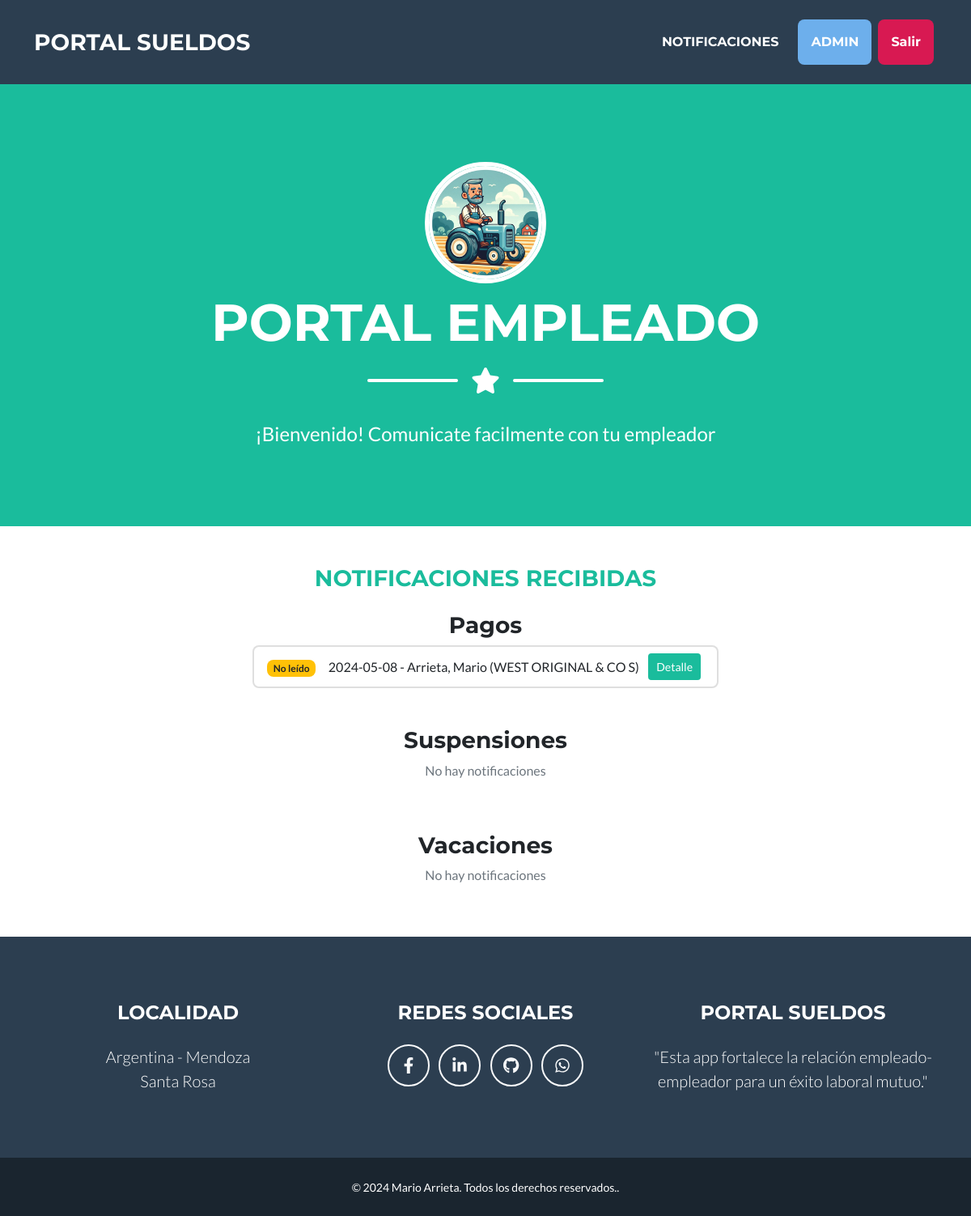
The page /empleado/inicio/ (signed in) on the database as committed earlier.
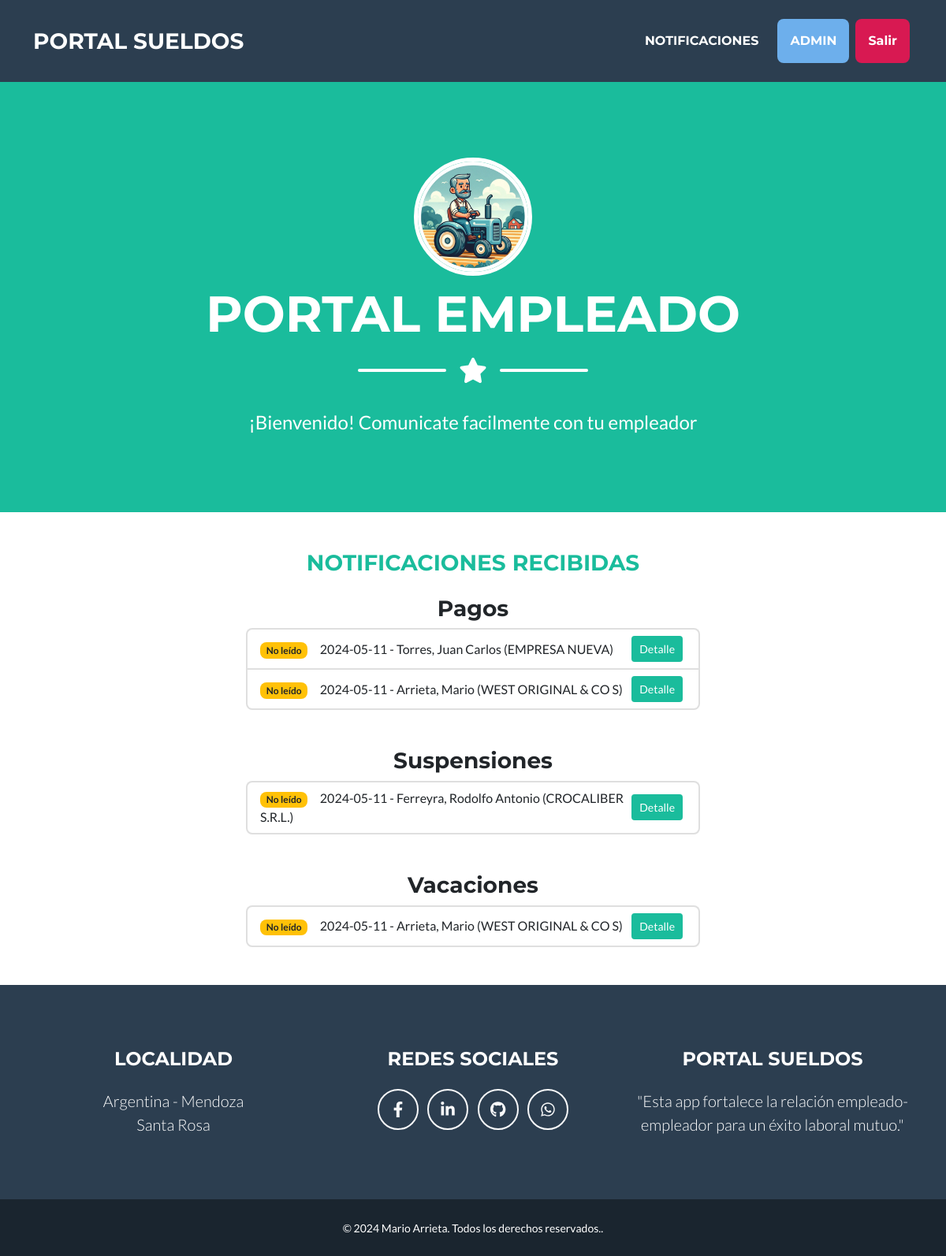
The same page on the database as committed later.
### empleador/models.py (models this page shows, shortened)
class Pagos (models.Model):
    empleado = models.ForeignKey (Empleado, on_delete=models.CASCADE, verbose_name= "Empleado")
    fecha_notificacion = models.DateField(auto_now=True, verbose_name="Fecha de Notificación", editable=False)
    fecha_pago = models.DateField(verbose_name="Fecha de Pago")
    importe = models.PositiveIntegerField(verbose_name="Importe")
    liquidacion = models.CharField(max_length=20, choices=liquidacion, verbose_name= "Liquidación")
    meses = models.CharField(max_length=10, choices=meses, verbose_name= "Mes",)
    año = models.PositiveIntegerField(validators=[validate_year_range], verbose_name="Año")
    visto = models.BooleanField (editable=False, default=False, verbose_name="Visto")
    def __str__(self):
        return f"{self.fecha_notificacion} -  {self.empleado.apellido}, {self.empleado.nombre} ({self.empleado.empleador.razonSocial})"
    class Meta:
        verbose_name_plural = "Pagos"

class Empleado (models.Model):
    empleador = models.ForeignKey (Empleador, on_delete=models.CASCADE, verbose_name="Empleador")
    apellido = models.CharField(max_length=50, verbose_name="Apellido")
    nombre = models.CharField(max_length=50, verbose_name="Nombre")
    cuil = models.PositiveIntegerField(validators=[validate_cuil_length], unique=True, verbose_name="CUIL")
    fecha_ingreso = models.DateField(verbose_name="Fecha de ingreso")
    email = models.EmailField(verbose_name= "e-Mail ")
    class Meta:
        verbose_name = "Empleado"
        verbose_name_plural = "Empleados"

class Empleador (models.Model):
    razonSocial = models.CharField(max_length=50, verbose_name="Razon Social")
    cuit = models.PositiveIntegerField(validators=[validate_cuil_length], unique=True, verbose_name="CUIT")
    email = models.EmailField(verbose_name="e-Mail")
    class Meta:
        verbose_name = "Empleador"
        verbose_name_plural = "Empleadores"

class Suspensiones (models.Model):
    empleado = models.ForeignKey (Empleado, on_delete=models.CASCADE, verbose_name= "Empleado")
    fecha_notificacion = models.DateField(auto_now=True, verbose_name="Fecha de Notificación", editable=False)
    cantidad_dias = models.PositiveIntegerField(verbose_name="Cantidad de días")
    fecha_reingreso = models.DateField(verbose_name="Fecha de Reingreso")
    motivo = models.CharField(max_length=200, verbose_name="Motivo")
    visto = models.BooleanField (editable=False, default=False, verbose_name="Visto")
    def __str__(self):
        return f"{self.fecha_notificacion} - {self.empleado.apellido}, {self.empleado.nombre} ({self.empleado.empleador.razonSocial})"
    class Meta:
        verbose_name_plural = "Suspensiones"

class Vacaciones (models.Model):
    empleado = models.ForeignKey (Empleado, on_delete=models.CASCADE, verbose_name= "Empleado")
    fecha_notificacion = models.DateField(auto_now=True, verbose_name="Fecha de Notificación", editable=False)
    fecha_inicio = models.DateField(verbose_name="Fecha de Inicio")
    fecha_fin = models.DateField(verbose_name="Fecha de Finalizacion")
    período = models.PositiveIntegerField(validators=[validate_year_range], verbose_name="Corresponden al año")
    visto = models.BooleanField (editable=False, default=False, verbose_name="Visto")
    def __str__(self):
        return f"{self.fecha_notificacion} - {self.empleado.apellido}, {self.empleado.nombre} ({self.empleado.empleador.razonSocial})"
    class Meta:
        verbose_name_plural = "Vacaciones"

### empleado/views.py (the view)
class PagosRead(LoginRequiredMixin, ListView):
    template_name = "empleado/index.html"
    def get_queryset(self):
        return Pagos.objects.all()
    def get_context_data(self, **kwargs):
        context = super().get_context_data(**kwargs)
        context['suspensiones'] = Suspensiones.objects.all()
        context['vacaciones'] = Vacaciones.objects.all()
        return context

### empleado/templates/empleado/index.html (shortened to what the changed rows need)
{% extends 'core/base.html' %}
{% load static %}
{% block pagina%}
   PORTAL EMPLEADO
{% endblock pagina%}
{% block formulario %}
        <br>
        <div class="row justify-content-center m-0 mt-4">
            <div class="col-lg-12 text-center">
            </div>
        </div>
        {% if object_list %}
        <h3 class="text-center">Pagos</h3>
        <div class="row justify-content-center m-0">
            <div class="col-lg-6">
                <ul class="list-group">
                    {% for item in object_list %}
                    <li class="list-group-item d-flex justify-content-between align-items-center">
                        <div>
                            {% if item.leido %}
                                <span class="badge bg-success">Leído</span>&nbsp;&nbsp;&nbsp;&nbsp;
                            {% else %}
                                <span class="badge bg-warning text-dark">No leído</span>&nbsp;&nbsp;&nbsp;&nbsp;
                            {% endif %}
                            {{ item }}
                         </div>
                        <div>
                            <a href="{% url 'empleado:pagos_detail' item.id %}" class="btn btn-sm btn-primary mx-1">Detalle</a>
                        </div>
                    </li>
                    {% endfor %}
                </ul>
            </div>
        </div>
        {% endif %} <br><br>
            {% if suspensiones %}
            <h3 class="text-center">Suspensiones</h3>
            <div class="row justify-content-center m-0">
                <div class="col-lg-6">
                    <ul class="list-group">
                        {% for item in suspensiones %}
                        <li class="list-group-item d-flex justify-content-between align-items-center">
                            <div>
                                {% if item.leido %}
                                    <span class="badge bg-success">Leído</span>&nbsp;&nbsp;&nbsp;&nbsp;
                                {% else %}
                                    <span class="badge bg-warning text-dark">No leído</span>&nbsp;&nbsp;&nbsp;&nbsp;
                                {% endif %}
                                {{ item }}
                            </div>
                            <div>
                                <a href="{% url 'empleado:suspensiones_detail' item.id %}" class="btn btn-sm btn-primary mx-1">Detalle</a>
                            </div>
                        </li>
                        {% endfor %}
                    </ul>
                </div>
            </div>
            {% else %}
                <div class="row justify-content-center m-0">
                    <div class="col-lg-5 text-center">
                        <h3 class="text-center">Suspensiones</h3>
                        <p class="text-muted">No hay notificaciones</p>
                    </div>
                </div>
        {% endif %} <br><br>
        {% if vacaciones %}
            <h3 class="text-center">Vacaciones</h3>
            <div class="row justify-content-center m-0">
                <div class="col-lg-6">
                    <ul class="list-group">
                        {% for item in vacaciones %}
                        <li class="list-group-item d-flex justify-content-between align-items-center">
                            <div>
                                {% if item.leido %}
                                    <span class="badge bg-success">Leído</span>&nbsp;&nbsp;&nbsp;&nbsp;
                                {% else %}
                                    <span class="badge bg-warning text-dark">No leído</span>&nbsp;&nbsp;&nbsp;&nbsp;
                                {% endif %}
                                {{ item }}
                            </div>
                            <div>
                                <a href="{% url 'empleado:vacaciones_detail' item.id %}" class="btn btn-sm btn-primary mx-1">Detalle</a>
                            </div>
                        </li>
                        {% endfor %}
                    </ul>
                </div>
            </div>
            {% else %}
                <div class="row justify-content-center m-0">
                    <div class="col-lg-5 text-center">
                        <h3 class="text-center">Vacaciones</h3>
                        <p class="text-muted">No hay notificaciones</p>
                    </div>
                </div>
        {% endif %} <br><br>
{% endblock formulario%}

Rows that differ between the two databases and show on the page:
removed Pagos: fecha_notificacion+empleado "2024-05-08 - Arrieta, Mario (WEST ORIGINAL & CO S)"
added Pagos: fecha_notificacion+empleado "2024-05-11 - Torres, Juan Carlos (EMPRESA NUEVA)"
added Pagos: fecha_notificacion+empleado "2024-05-11 - Arrieta, Mario (WEST ORIGINAL & CO S)"
added Suspensiones: fecha_notificacion+empleado "2024-05-11 - Ferreyra, Rodolfo Antonio (CROCALIBER S.R.L.)"
added Vacaciones: fecha_notificacion+empleado "2024-05-11 - Arrieta, Mario (WEST ORIGINAL & CO S)"
Other text that changed with them:
text no longer shown: "No hay notificaciones No hay notificaciones"
